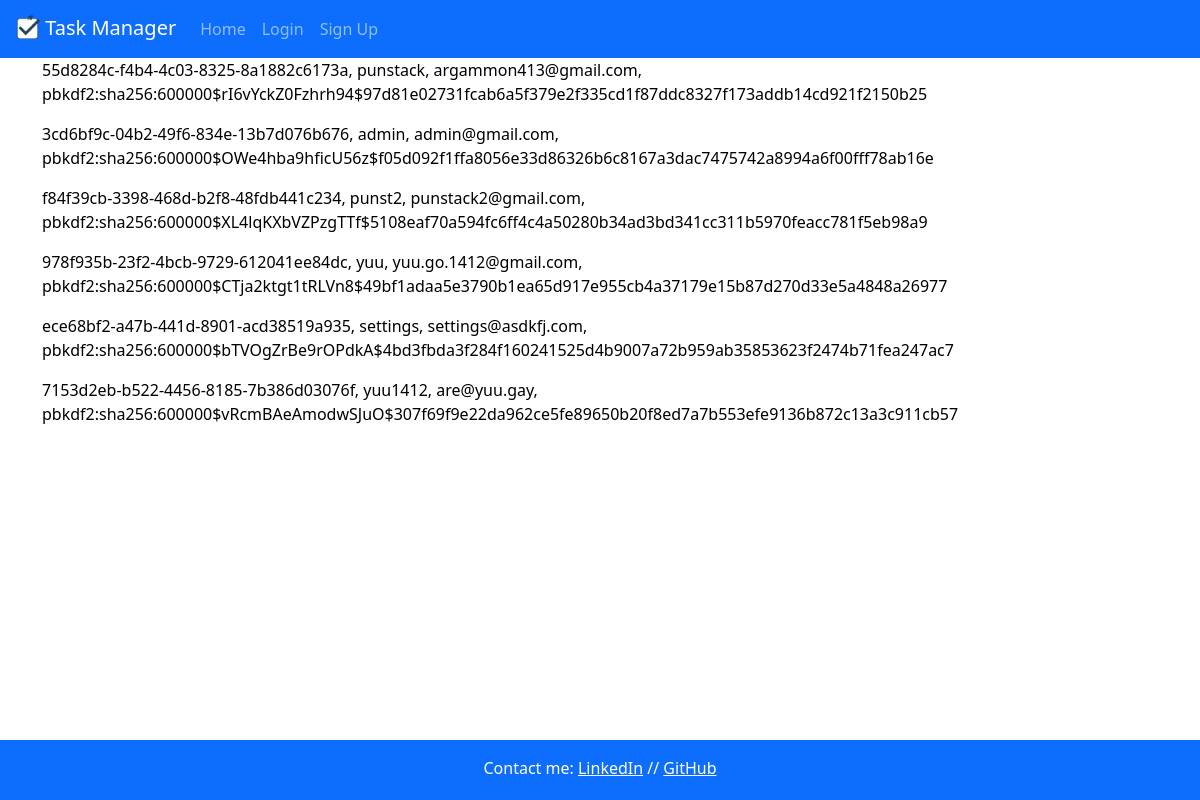
The app's page /view_users, older data.
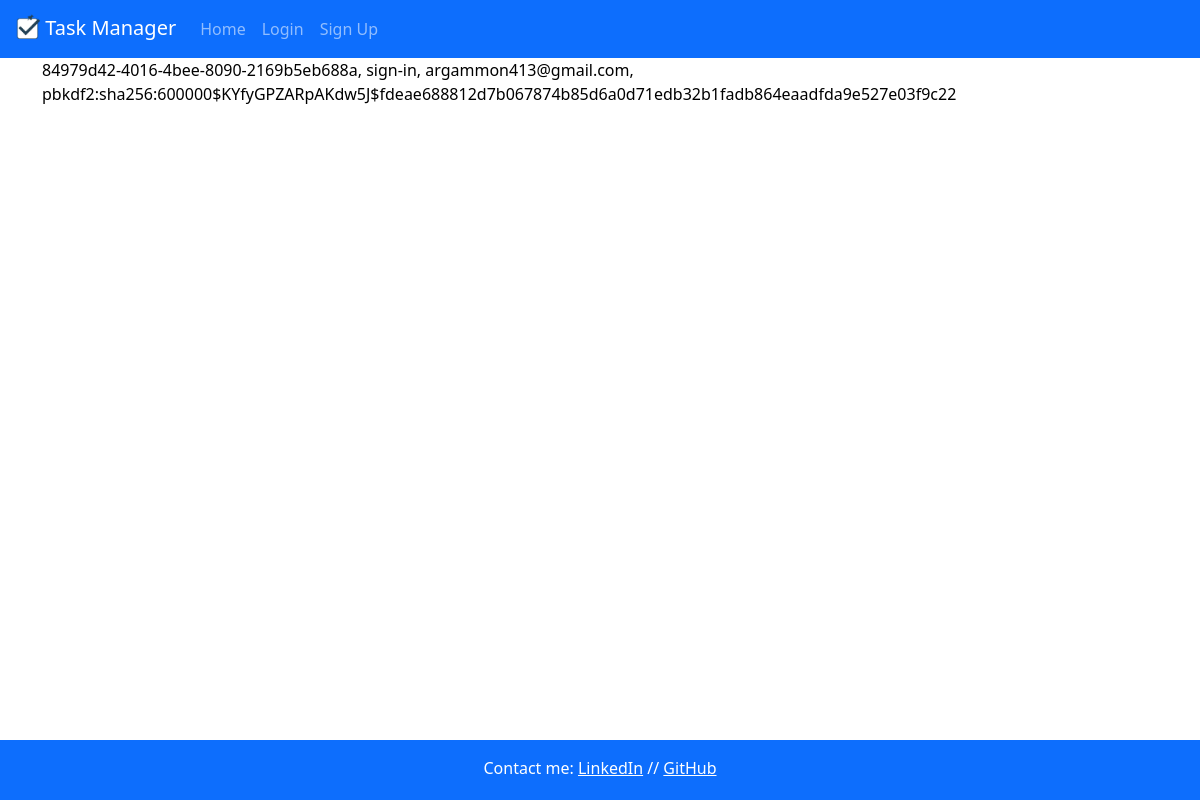
The same page, newer data.
### app.py (models this page shows, shortened)
class User(db.Model):
    __tablename__ = 'User'
    id = db.Column(db.String(36), primary_key = True, default=lambda: str(uuid.uuid4()))
    user = db.Column(db.String(20), unique = True, nullable = False) # stores original case of username
    user_lower = db.Column(db.String(20), unique = True, nullable = False) # stores lower case version of username
    email = db.Column(db.String(100), unique = True, nullable = False)
    email_lower = db.Column(db.String(100), unique = True, nullable = False)
    password = db.Column(db.String(50), nullable = False)
    tasks = db.relationship('Task', backref='user', lazy = True, cascade = 'all, delete-orphan')
    friends = db.relationship('User',
                              secondary = friends,
                              primaryjoin = (friends.c.user_id == id),
                              secondaryjoin = (friends.c.friend_id == id),
                              backref = db.backref('friended_by', lazy = 'dynamic'), # for loading 'friended_by'
                              lazy = 'dynamic') # for loading 'friends'

### app.py (the view)
@app.route("/view_users")
def view_users():
    return render_template("view_users.html", values=User.query.all())

### app.py (called while the page is built)
@app.before_request
def check_user_existence():
    if "user" in session:
        user_lower = session["user"].lower()
        if not User.query.filter_by(user_lower=user_lower).first():
            session.pop("user", None)
            return redirect(url_for("login"))

### templates/view_users.html
{% extends "layout.html" %}
{% block content %}
{% for item in values %}
<p>{{item.id}}, {{item.user}}, {{item.email}}, {{item.password}}</p>
{% endfor %}
{% endblock %}

### templates/layout.html (shortened to what this page needs)
<!doctype html>
<html lang="en">
<head>
  <link rel="stylesheet" href="https://cdn.jsdelivr.net/npm/bootstrap@5.3.0-alpha1/dist/css/bootstrap.min.css">
  <link rel="stylesheet" type="text/css" href="{{ url_for('static', filename='style.css') }}">
</head>
<body>
  <nav class="navbar navbar-expand-lg navbar-dark bg-primary text-center">
    <a class="navbar-brand" href="/"><img src="{{ url_for('static', filename='task_manager_logo.png') }}"
        alt="Task Manager Logo" width="25" height="25"> Task Manager</a>
    <div class="collapse navbar-collapse" id="navbarText">
      <ul class="navbar-nav mr-auto mt-2 mt-lg-0">
        {% if session.get("user") %}
        <li class="nav-item">
          <a class="nav-link {% block add_status %}{% endblock %}" href="/add-task">Add Task</a>
        </li>
        <li class="nav-item">
          <a class="nav-link {% block user_status %}{% endblock %}" href="{{url_for("user_page", user=session["user"])}}">My Profile</a>
        </li>
        <li class="nav-item">
          <a class="nav-link {% block archive_status %}{% endblock %}" href="/archive">Archived Tasks</a>
        </li>
        <li class="nav-item">
          <a class="nav-link {% block friends_status %}{% endblock %}" href="/friends">Friends</a>
        </li>
        <li class="nav-item">
          <a class="nav-link {% block settings_status %}{% endblock %}" href="/settings">Settings</a>
        </li>
        <li class="nav-item">
          <a class="nav-link" href="/logout">Log Out</a>
        </li>
        {% else %}
        <li class="nav-item">
          <a class="nav-link {% block home_status %}{% endblock %}" href="/">Home</a>
        </li>
        <li class="nav-item">
          <a class="nav-link {% block login_status %}{% endblock %}" href="/login">Login</a>
        </li>
        <li class="nav-item">
          <a class="nav-link {% block signup_status %}{% endblock %}" href="/sign-up">Sign Up</a>
        </li>
        {% endif %}
      </ul>
    </div>
  </nav>
  <main class="flex-shrink-0">
    <div class="container">
      {% block content %}
      {% endblock %}
    </div>
  </main>
  <footer class="footer fixed-bottom mt-auto py-3 bg-primary">
    <div class="container">
      <span>
        <p style = "color: #ffffff">
          Contact me:
        <a href="https://www.linkedin.com/in/amara-gammon/" style="color: #ffffff">LinkedIn</a> //
        <a href="https://github.com/punstack" style="color: #ffffff">GitHub</a>
        </p>
      </span>
    </div>
  </footer>
</body>
</html>

### static/style.css (style rules this page uses)
body { min-height: 100vh; display: flex; flex-direction: column; color: #000000; margin: 0; }
main { flex: 1; padding-bottom: 60px; }
.navbar-brand { margin-left:15px !important; }
.footer { width: 100%; height: 60px; margin-top: auto; padding: 1rem; }
.footer .container { text-align: center; color: #ffffff; flex: 1; }

### templates/layout.html (style rules this page uses)
html, body { height: 100%; margin: 0; }
body { display: flex; flex-direction: column; }
main { flex: 1; }
img { margin-bottom: 6px; }
.footer { padding: 1rem; text-align: center; }

Row changes from the older to the newer data that the page shows:
removed User: id "55d8284c-f4b4-4c03-8325-8a1882c6173a", user "punstack", email "argammon413@gmail.com", password "pbkdf2:sha256:600000$rI6vYckZ0Fzhrh94$97d81e02731fcab6a5f379e2f335cd1f87ddc8327f173addb14cd921f2150b25"
removed User: id "3cd6bf9c-04b2-49f6-834e-13b7d076b676", user "admin", email "admin@gmail.com", password "pbkdf2:sha256:600000$OWe4hba9hficU56z$f05d092f1ffa8056e33d86326b6c8167a3dac7475742a8994a6f00fff78ab16e"
removed User: id "f84f39cb-3398-468d-b2f8-48fdb441c234", user "punst2", email "punstack2@gmail.com", password "pbkdf2:sha256:600000$XL4lqKXbVZPzgTTf$5108eaf70a594fc6ff4c4a50280b34ad3bd341cc311b5970feacc781f5eb98a9"
removed User: id "978f935b-23f2-4bcb-9729-612041ee84dc", user "yuu", email "yuu.go.1412@gmail.com", password "pbkdf2:sha256:600000$CTja2ktgt1tRLVn8$49bf1adaa5e3790b1ea65d917e955cb4a37179e15b87d270d33e5a4848a26977"
removed User: id "ece68bf2-a47b-441d-8901-acd38519a935", user "settings", email "settings@asdkfj.com", password "pbkdf2:sha256:600000$bTVOgZrBe9rOPdkA$4bd3fbda3f284f160241525d4b9007a72b959ab35853623f2474b71fea247ac7"
removed User: id "7153d2eb-b522-4456-8185-7b386d03076f", user "yuu1412", email "are@yuu.gay", password "pbkdf2:sha256:600000$vRcmBAeAmodwSJuO$307f69f9e22da962ce5fe89650b20f8ed7a7b553efe9136b872c13a3c911cb57"
added User: id "84979d42-4016-4bee-8090-2169b5eb688a", user "sign-in", email "argammon413@gmail.com", password "pbkdf2:sha256:600000$KYfyGPZARpAKdw5J$fdeae688812d7b067874b85d6a0d71edb32b1fadb864eaadfda9e527e03f9c22"
